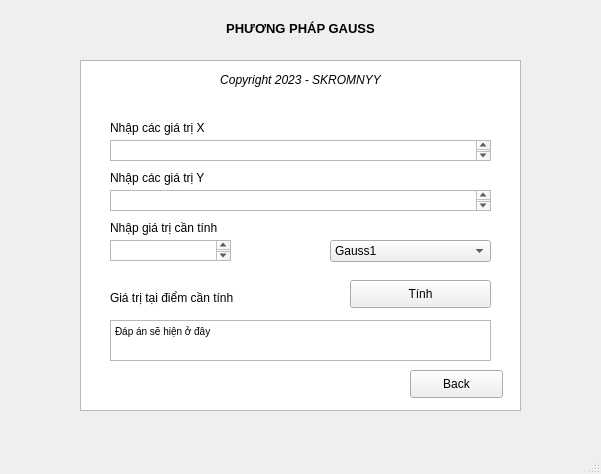
<?xml version="1.0" encoding="UTF-8"?>
<ui version="4.0">
 <class>calcdaoham</class>
 <widget class="QMainWindow" name="calcdaoham">
  <property name="geometry">
   <rect>
    <x>0</x>
    <y>0</y>
    <width>601</width>
    <height>474</height>
   </rect>
  </property>
  <property name="windowTitle">
   <string>MainWindow</string>
  </property>
  <widget class="QWidget" name="calc_daoham">
   <widget class="QLabel" name="label">
    <property name="geometry">
     <rect>
      <x>0</x>
      <y>20</y>
      <width>601</width>
      <height>16</height>
     </rect>
    </property>
    <property name="font">
     <font>
      <family>Arial</family>
      <pointsize>10</pointsize>
      <weight>75</weight>
      <bold>true</bold>
     </font>
    </property>
    <property name="text">
     <string>PHƯƠNG PHÁP GAUSS</string>
    </property>
    <property name="alignment">
     <set>Qt::AlignCenter</set>
    </property>
   </widget>
   <widget class="QTextBrowser" name="textBrowser">
    <property name="geometry">
     <rect>
      <x>80</x>
      <y>60</y>
      <width>441</width>
      <height>351</height>
     </rect>
    </property>
   </widget>
   <widget class="QLabel" name="label_2">
    <property name="geometry">
     <rect>
      <x>110</x>
      <y>120</y>
      <width>171</width>
      <height>16</height>
     </rect>
    </property>
    <property name="text">
     <string>Nhập các giá trị X</string>
    </property>
   </widget>
   <widget class="QLabel" name="label_3">
    <property name="geometry">
     <rect>
      <x>110</x>
      <y>170</y>
      <width>201</width>
      <height>16</height>
     </rect>
    </property>
    <property name="text">
     <string>Nhập các giá trị Y</string>
    </property>
   </widget>
   <widget class="QLabel" name="label_4">
    <property name="geometry">
     <rect>
      <x>110</x>
      <y>220</y>
      <width>201</width>
      <height>16</height>
     </rect>
    </property>
    <property name="text">
     <string>Nhập giá trị cần tính</string>
    </property>
   </widget>
   <widget class="QPushButton" name="tinh">
    <property name="geometry">
     <rect>
      <x>350</x>
      <y>280</y>
      <width>141</width>
      <height>28</height>
     </rect>
    </property>
    <property name="text">
     <string>Tính</string>
    </property>
   </widget>
   <widget class="QPushButton" name="back">
    <property name="geometry">
     <rect>
      <x>410</x>
      <y>370</y>
      <width>93</width>
      <height>28</height>
     </rect>
    </property>
    <property name="text">
     <string>Back</string>
    </property>
   </widget>
   <widget class="QLabel" name="label_5">
    <property name="geometry">
     <rect>
      <x>80</x>
      <y>70</y>
      <width>441</width>
      <height>20</height>
     </rect>
    </property>
    <property name="font">
     <font>
      <italic>true</italic>
     </font>
    </property>
    <property name="text">
     <string>Copyright 2023 - SKROMNYY</string>
    </property>
    <property name="alignment">
     <set>Qt::AlignCenter</set>
    </property>
   </widget>
   <widget class="QTextEdit" name="output">
    <property name="geometry">
     <rect>
      <x>110</x>
      <y>320</y>
      <width>381</width>
      <height>41</height>
     </rect>
    </property>
    <property name="html">
     <string>&lt;!DOCTYPE HTML PUBLIC &quot;-//W3C//DTD HTML 4.0//EN&quot; &quot;http://www.w3.org/TR/REC-html40/strict.dtd&quot;&gt;
&lt;html&gt;&lt;head&gt;&lt;meta name=&quot;qrichtext&quot; content=&quot;1&quot; /&gt;&lt;style type=&quot;text/css&quot;&gt;
p, li { white-space: pre-wrap; }
&lt;/style&gt;&lt;/head&gt;&lt;body style=&quot; font-family:'MS Shell Dlg 2'; font-size:7.8pt; font-weight:400; font-style:normal;&quot;&gt;
&lt;p style=&quot; margin-top:0px; margin-bottom:0px; margin-left:0px; margin-right:0px; -qt-block-indent:0; text-indent:0px;&quot;&gt;Đáp án sẽ hiện ở đây&lt;/p&gt;&lt;/body&gt;&lt;/html&gt;</string>
    </property>
   </widget>
   <widget class="QTextEdit" name="giatrinoisuy">
    <property name="geometry">
     <rect>
      <x>110</x>
      <y>240</y>
      <width>121</width>
      <height>21</height>
     </rect>
    </property>
   </widget>
   <widget class="QTextEdit" name="giatrimocnoisuy">
    <property name="geometry">
     <rect>
      <x>110</x>
      <y>190</y>
      <width>381</width>
      <height>21</height>
     </rect>
    </property>
   </widget>
   <widget class="QLabel" name="label_6">
    <property name="geometry">
     <rect>
      <x>110</x>
      <y>290</y>
      <width>141</width>
      <height>16</height>
     </rect>
    </property>
    <property name="text">
     <string>Giá trị tại điểm cần tính</string>
    </property>
   </widget>
   <widget class="QTextEdit" name="mocnoisuy">
    <property name="geometry">
     <rect>
      <x>110</x>
      <y>140</y>
      <width>381</width>
      <height>21</height>
     </rect>
    </property>
   </widget>
   <widget class="QComboBox" name="comboBox">
    <property name="geometry">
     <rect>
      <x>330</x>
      <y>240</y>
      <width>161</width>
      <height>22</height>
     </rect>
    </property>
    <item>
     <property name="text">
      <string>Gauss1</string>
     </property>
    </item>
    <item>
     <property name="text">
      <string>Gauss2</string>
     </property>
    </item>
    <item>
     <property name="text">
      <string>Gauss bigdata</string>
     </property>
    </item>
   </widget>
  </widget>
  <widget class="QMenuBar" name="menubar">
   <property name="geometry">
    <rect>
     <x>0</x>
     <y>0</y>
     <width>601</width>
     <height>26</height>
    </rect>
   </property>
  </widget>
  <widget class="QStatusBar" name="statusbar"/>
 </widget>
 <resources/>
 <connections/>
</ui>
